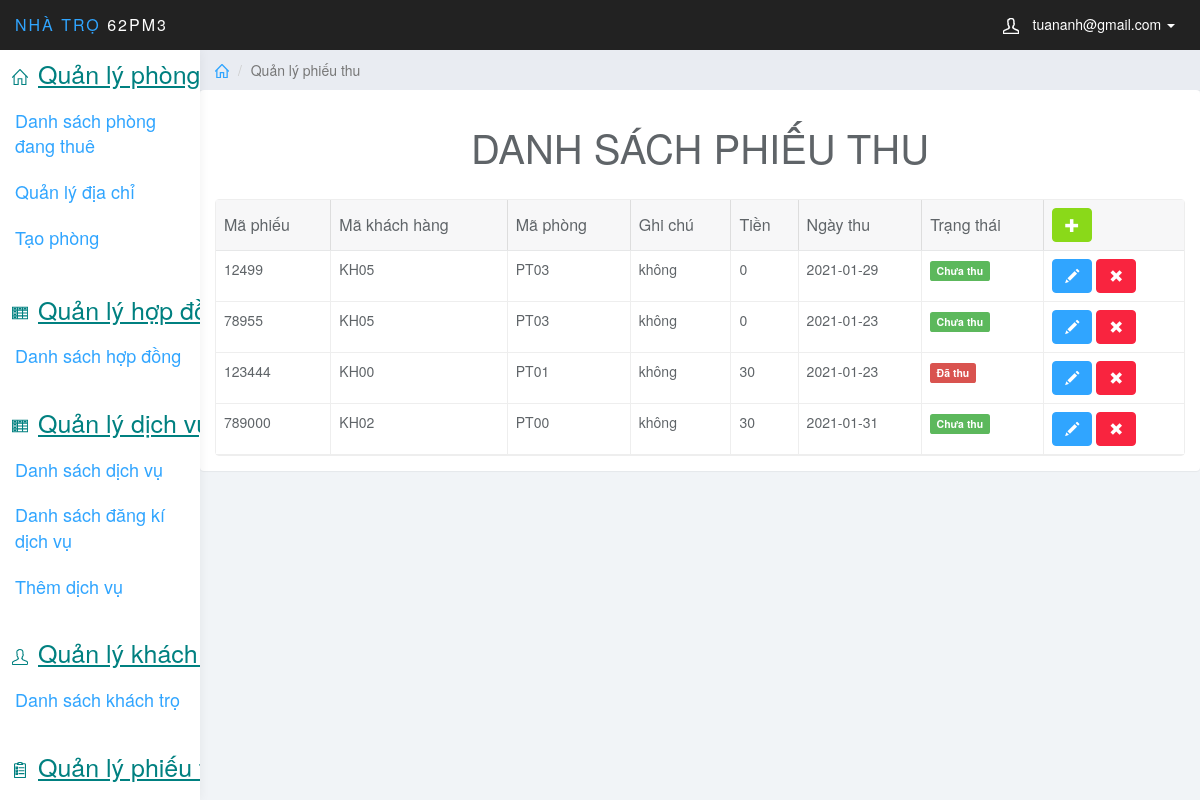
/index.php?page_layout=qlpt (signed in), run on the app's committed database.
### tables this page shows
CREATE TABLE `quanlyphieuthu` (
  `MaPhieuThuDV` int(11) NOT NULL,
  `MaKhachHang` varchar(10) NOT NULL,
  `MaPT` varchar(10) NOT NULL,
  `GhiChu` varchar(40) DEFAULT NULL,
  `Tien` decimal(18,0) NOT NULL,
  `NgayThu` date NOT NULL,
  `TrangThaiPhieu` int(1) NOT NULL
);

### QL_PThu/DS_PhieuThu.php (the view, shortened to what this page needs)
<div class="col-sm-9 col-sm-offset-3 col-lg-10 col-lg-offset-2 main">
    <div class="row">
        <ol class="breadcrumb">
            <li><a href="#"><svg class="glyph stroked home"><use xlink:href="#stroked-home"></use></svg></a></li>
            <li class="active">Quản lý phiếu thu</li>
        </ol>
    </div>
    <div class="row" >
            <div class="panel panel-default">
        <div class="panel-body" >
               <h1 style="font-size: 40px; text-align: center;">DANH SÁCH PHIẾU THU</h1>
                <table
                    data-toolbar="#toolbar"
                    data-toggle="table">
                    <thead>
                    <tr>
                        <th data-field="MaPhieu" data-sortable="true">Mã phiếu</th>
                        <th data-field="MaKhachHang"  data-sortable="true">Mã khách hàng</th>
                        <th data-field="MaPT" data-sortable="true">Mã phòng</th>
                        <th data-field="GhiChu" data-sortable="true">Ghi chú</th>
                        <th data-field="Tien" data-sortable="true">Tiền</th>
                        <th data-field="NgayThu" data-sortable="true">Ngày thu</th>
                        <th data-field="TrangThai" data-sortable="true">Trạng thái</th>
                        <th class="form-group">
                            <a href="index.php?page_layout=tPThu" class="btn btn-success"><i class="glyphicon glyphicon-plus"></i></a>
                        </th>
                    </tr>
                    </thead>
                    <tbody>
                    <?php
                        $sql="SELECT * FROM quanlyphieuthu";
                        $query=mysqli_query($conn,$sql);
                        while($row=mysqli_fetch_array($query)){
                    ?>
                        <tr>
                            <td ><?php echo $row['MaPhieuThuDV'];  ?></td>
                            <td ><?php echo $row['MaKhachHang'];  ?></td>
                            <td ><?php echo $row['MaPT'];  ?></td>
                            <td ><?php echo $row['GhiChu'];  ?></td>
                            <td ><?php echo number_format($row['Tien'], 0, '', '.');  ?></td>
                            <td ><?php echo $row['NgayThu'];  ?></td>
                            <td ><span class="label <?php if($row['TrangThaiPhieu']==1){echo 'label-danger';}else{echo 'label-success';}?>"><?php if($row['TrangThaiPhieu']==1){echo 'Đã thu';}else{echo 'Chưa thu';}?></span></td>
                            <td class="form-group">
                                <a href="index.php?page_layout=edit_pthu&MaP=<?php echo $row['MaPhieuThuDV'];?>" class="btn btn-primary"><i class="glyphicon glyphicon-pencil"></i></a>
                                <a href="del_pthu.php?MaPhieuThuDV=<?php echo $row['MaPhieuThuDV'];?>" class="btn btn-danger"><i class="glyphicon glyphicon-remove"></i></a>
                            </td>
                        </tr>
                            <?php  } ?>
                    </tbody>
                </table>
            </div>
        </div>
    </div>
</div>

### design/css/styles.css (style rules this page uses)
body { background: #f1f4f7; padding-top: 50px; color: #5f6468; }
a, a:hover, a:focus { color: #30a5ff; }
h1, h2, h3, h4, h5, h6 { color: #5f6468; }
h1 { font-weight: 300; font-size: 40px; }
.btn-primary, .btn-primary:hover, .btn-primary:focus, .btn-primary:active, .btn-primary.active, .open > .dropdown-toggle.btn-primary, .btn-primary.disabled, .btn-primary[disabled], fieldset[disabled] .btn-primary, .btn-primary.disabled:hover, .btn-primary[disabled]:hover, fieldset[disabled] .btn-primary:hover, .btn-primary.disabled:focus, .btn-primary[disabled]:focus, fieldset[disabled] .btn-primary:focus, .btn-primary.disabled:active, .btn-primary[disabled]:active, fieldset[disabled] .btn-primary:active, .btn-primary.disabled.active, .btn-primary[disabled].active, fieldset[disabled] .btn-primary.active { background-color: #30a5ff; border-color: #30a5ff; }
.btn-success, .btn-success:hover, .btn-success:focus, .btn-success:active, .btn-success.active, .open > .dropdown-toggle.btn-success, .btn-success.disabled, .btn-success[disabled], fieldset[disabled] .btn-success, .btn-success.disabled:hover, .btn-success[disabled]:hover, fieldset[disabled] .btn-success:hover, .btn-success.disabled:focus, .btn-success[disabled]:focus, fieldset[disabled] .btn-success:focus, .btn-success.disabled:active, .btn-success[disabled]:active, fieldset[disabled] .btn-success:active, .btn-success.disabled.active, .btn-success[disabled].active, fieldset[disabled] .btn-success.active { background-color: #8ad919; border-color: #8ad919; }
.btn-danger, .btn-danger:hover, .btn-danger:focus, .btn-danger:active, .btn-danger.active, .open > .dropdown-toggle.btn-danger, .btn-danger.disabled, .btn-danger[disabled], fieldset[disabled] .btn-danger, .btn-danger.disabled:hover, .btn-danger[disabled]:hover, fieldset[disabled] .btn-danger:hover, .btn-danger.disabled:focus, .btn-danger[disabled]:focus, fieldset[disabled] .btn-danger:focus, .btn-danger.disabled:active, .btn-danger[disabled]:active, fieldset[disabled] .btn-danger:active, .btn-danger.disabled.active, .btn-danger[disabled].active, fieldset[disabled] .btn-danger.active { background-color: #f9243f; border-color: #f9243f; }
.panel { border: 0; }
.breadcrumb { border-radius: 0; padding: 10px 15px; background: #e9ecf2; box-shadow: 0 1px 1px rgba(0, 0, 0, .05); margin: 0 ; }
.table { background: #fff; }
.breadcrumb .glyph { height: 14px; width: 14px; margin: -2px 0 0 0; stroke-width: 4px; }

### data on the page
quanlyphieuthu: MaPhieuThuDV "12499", MaKhachHang "KH05", MaPT "PT03", GhiChu "không", Tien "0", NgayThu "2021-01-29", TrangThaiPhieu "Chưa thu"
quanlyphieuthu: MaPhieuThuDV "78955", MaKhachHang "KH05", MaPT "PT03", GhiChu "không", Tien "0", NgayThu "2021-01-23", TrangThaiPhieu "Chưa thu"
quanlyphieuthu: MaPhieuThuDV "123444", MaKhachHang "KH00", MaPT "PT01", GhiChu "không", Tien "30", NgayThu "2021-01-23", TrangThaiPhieu "Đã thu"
quanlyphieuthu: MaPhieuThuDV "789000", MaKhachHang "KH02", MaPT "PT00", GhiChu "không", Tien "30", NgayThu "2021-01-31", TrangThaiPhieu "Chưa thu"

### other printed values
$_SESSION['mail'] "tuananh@gmail.com"
